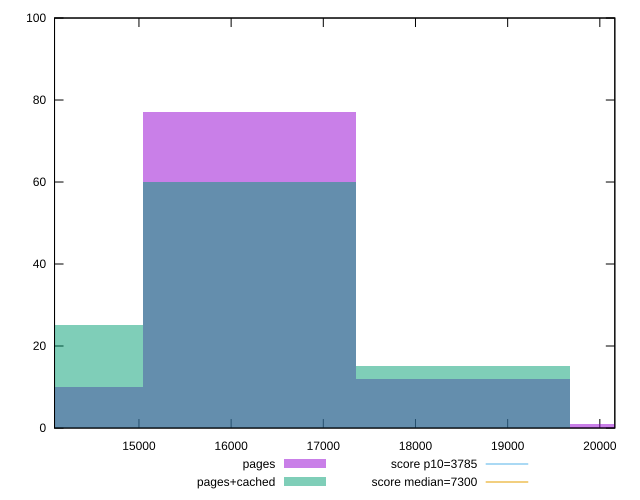

The gnuplot source for this figure:
reset

$pages <<EOF
16202.489028469477 77
13887.847738688124 10
18517.13031825083 12
20831.771608032184 1
EOF

$pagesCached <<EOF
18517.13031825083 15
16202.489028469477 60
13887.847738688124 25
EOF

set key outside below
set boxwidth 2314.641289781354
set xrange [14084.165500000003:20162.571000000004]
set yrange [0:100]
set trange [0:100]
set style fill transparent solid 0.5 noborder

set parametric
set terminal svg size 640, 500 enhanced background rgb 'white'
set output "report_00014_2021-02-09T15:56:05.503Z/interactive/comparison/histogram/0_vs_1.svg"

plot $pages title "pages" with boxes, \
     $pagesCached title "pages+cached" with boxes, \
     3785,t title "score p10=3785", \
     7300,t title "score median=7300"

reset
